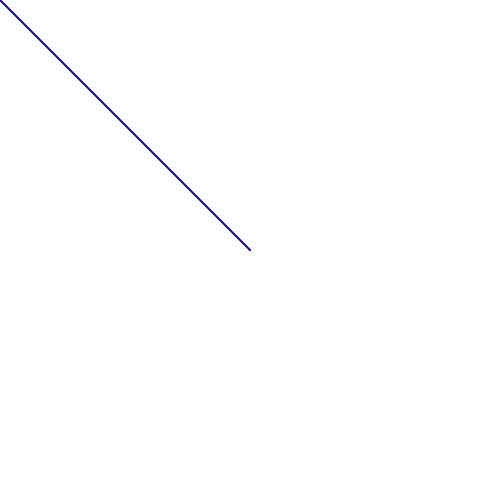
Frame 1 (no input)
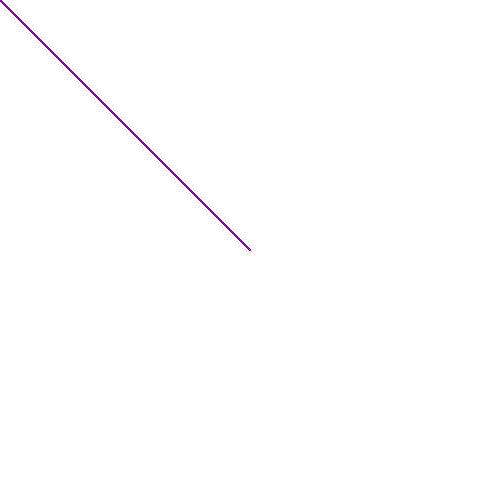
Frame 60 (the mouse pressed at the canvas centre just before this capture)
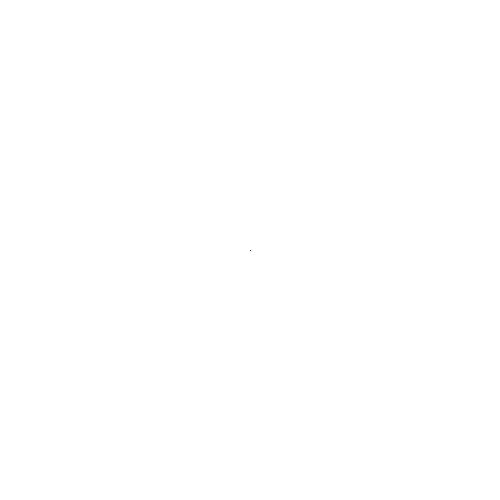
Frame 120 (the mouse held since frame 60 and released just before this capture)

The Processing sketch that drew these frames (run headless with seeded random() and noise(); from frame 60 on, the mouse is pressed at the canvas centre):

// Processing sketch: Aug8_HW1
// ── Aug8_HW1.pde
int [] x = new int [50];
int [] y = new int [50];

void setup(){
  size(500, 500);
  background(255);
 
}

void draw(){
  background(255);
  for(int i = 0; i < 49; i++){
    x[i] = x[i+1];
    y[i] = y[i+1];
  }
  
  x[49] = mouseX;
  y[49] = mouseY;
  
  for(int i = 0; i < 50; i++){

    stroke(random(255), random(0), random(255));
    line(x[i], y[i], 250, 250);
    }
}
